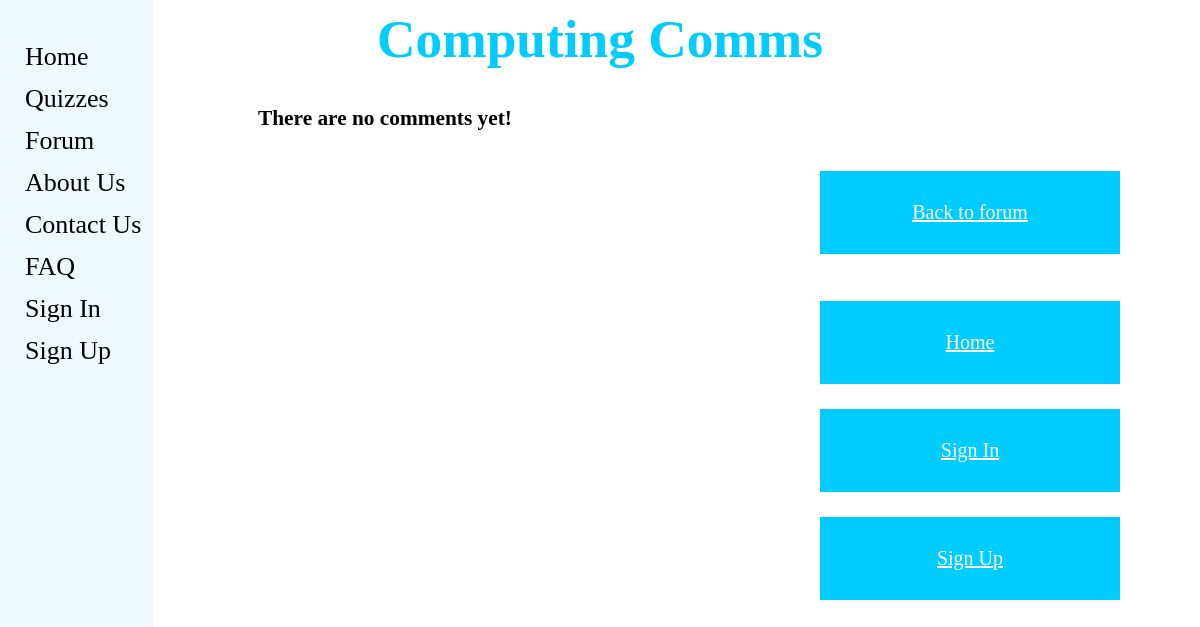
Page /computingcomms/forum/question/ on the earlier database version.
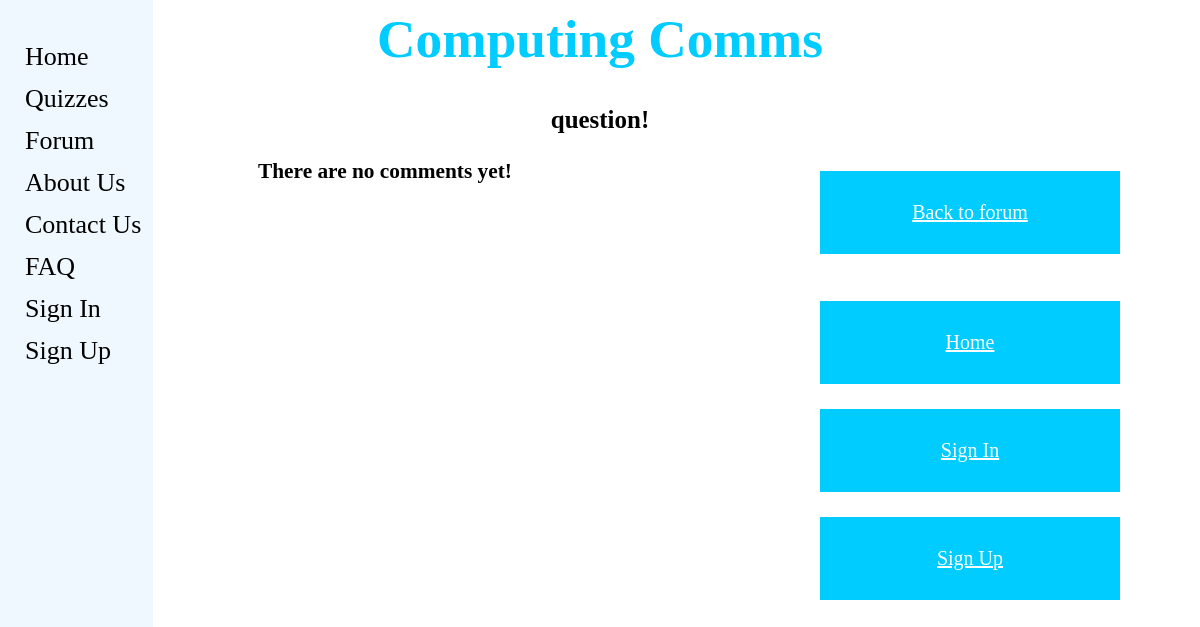
Same page on the later database version.
### computingcomms/models.py (models this page shows, shortened)
class ForumPost(models.Model):
    question = models.CharField(max_length=128)
    picture = models.ImageField(upload_to='forum_images',blank=True)
    date = models.DateTimeField(auto_now=True)
    user = models.ForeignKey(User, on_delete=models.DO_NOTHING)
    slug = models.SlugField(unique=True)

### computingcomms/views.py (the view)
# urls.py: url(r'^forum/(?P<post_slug>[\w\-]+)/$', views.show_post, name='show_post'),
def show_post(request, post_slug):
    context_dict = {}
    try:
        post = ForumPost.objects.get(slug=post_slug)
        comments = Comment.objects.filter(post = post)
        context_dict['post'] = post
        context_dict['comments'] = comments
    except:
        context_dict['post'] = None
        context_dict['comments'] = None
    return render(request,'computingcomms/post.html' ,context_dict)

### templates/computingcomms/post.html (shortened to what this page needs)
{% extends 'computingcomms/base.html' %}
{% load staticfiles %}
{% block head_block %}
	<div>
		<center><h1>Computing Comms</h1></center>
	</div>
	<div>
		<center><h3>{{ post.question }}</h3></center>
	</div>
{% endblock %}
{% block body_block %}
	{% if comments %}
            <ul>
            {% for comment in comments %}
                <p id="comment">{{ comment.comment }}<br>
				{{ comment.user }} <br>
				{{ comment.date }} <br>
				{{ comment.image }}<br>
				{% if user.is_authenticated %}
				    <a href="add_comment">Add Comment</a></p>
				{% endif %}
            {% endfor %}
            </ul>
        {% else %}
            <p><strong>There are no comments yet!</strong></p>
	{% endif %}
	<div class="buttons_position">
		<ul>
		<a href="{% url 'forum' %}"><button class="button">Back to forum</a></button><br><br>
		</ul>
	{% if user.is_authenticated %}
		<ul>
		<a href="{% url 'my_account' %}"><button class="button">My Account</a></button><br><br>
		</ul>
	{% else %}
		<ul>
		<a href="{% url 'home' %}"><button class="button">Home</a></button><br><br>
		<a href="{% url 'login' %}"><button class="button">Sign In</a></button><br><br>
		<a href="{% url 'register' %}"><button class="button">Sign Up</a></button>
		</ul>
	{% endif %}
	</div>
{% endblock %}

Differences in the rows shown:
now on this page (row edited): ForumPost: question "question!"
